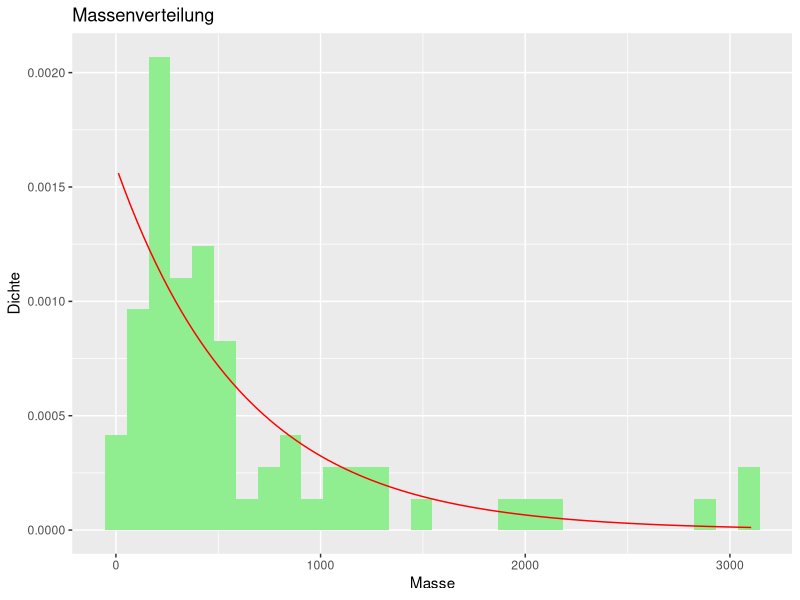
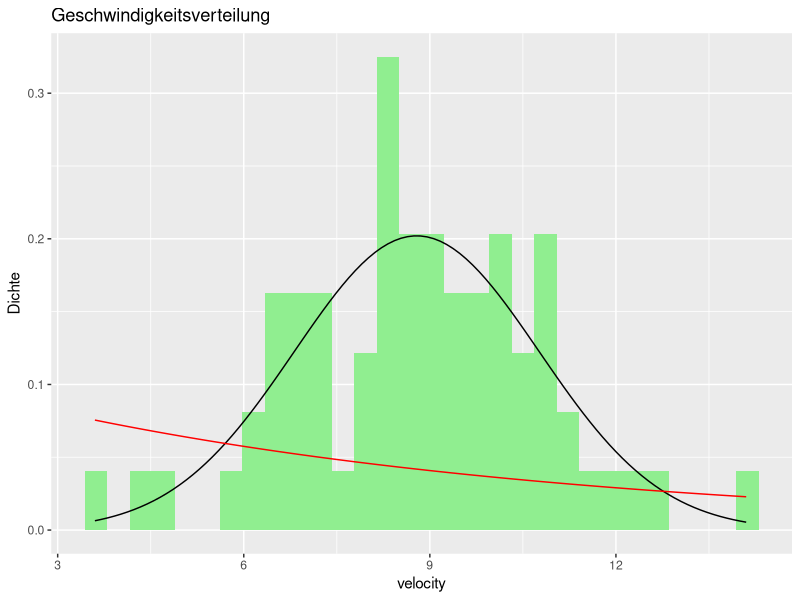
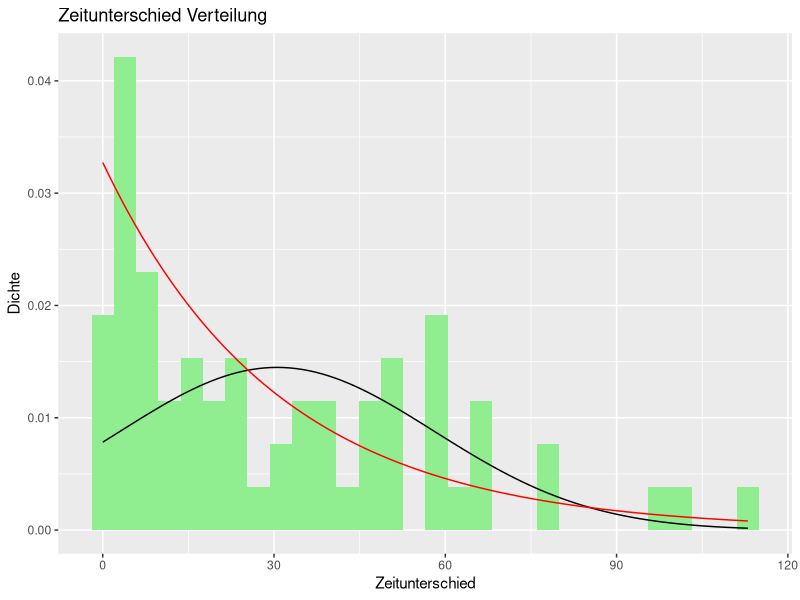
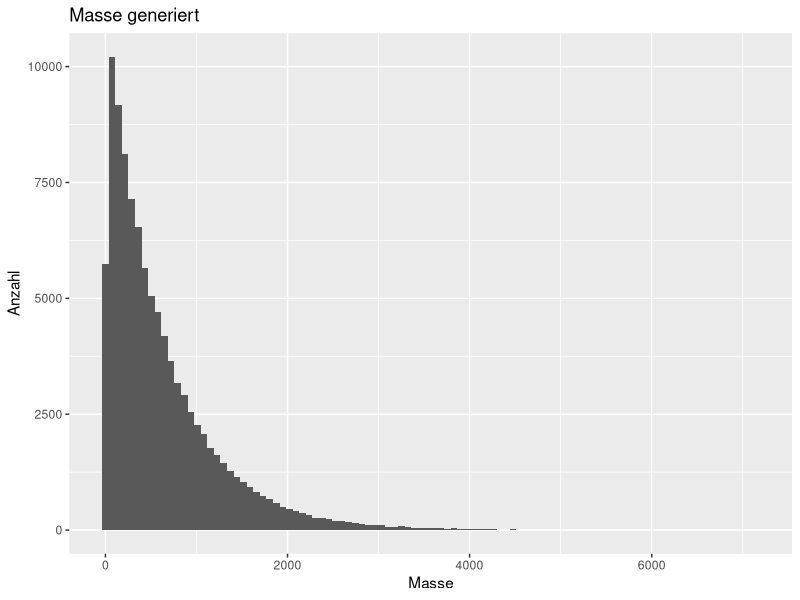
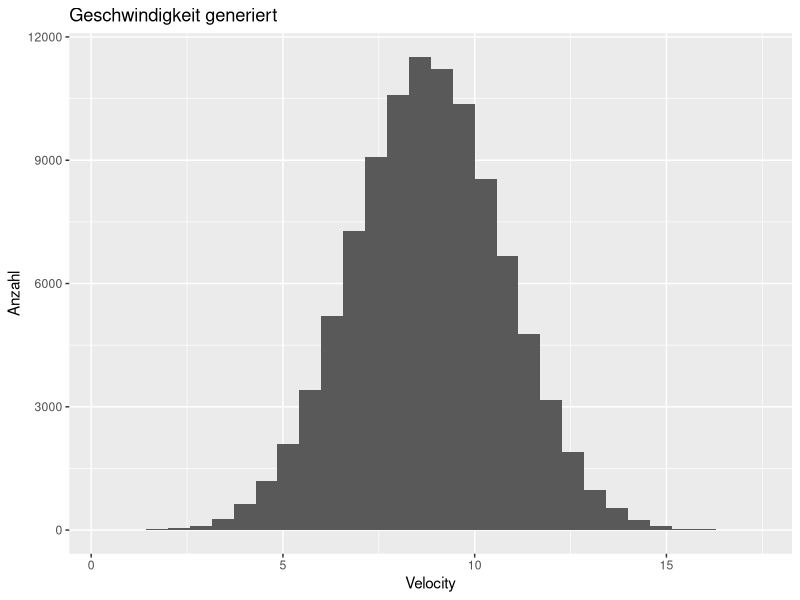
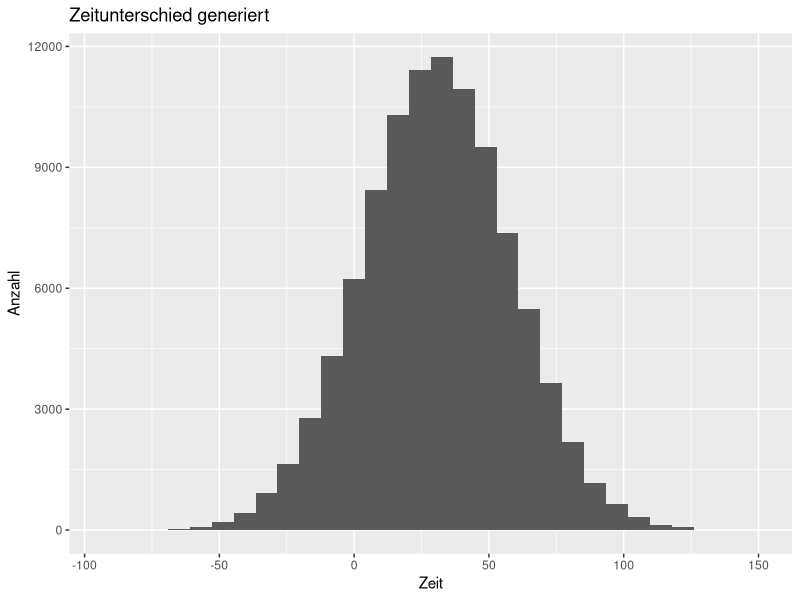

Reproduce these figures in R, in order.
library(tidyverse)
library(MASS)

# Read Data
zone1_raw <- read.csv("out_1.csv")

# Data Wrangling
zone1 <- zone1_raw %>% 
  filter(Datum != "") %>% 
  mutate(
    datetime = ymd_hm(paste(Datum, Uhrzeit, sep = " ")), 
    masse = Masse..kg., 
    velocity = Geschwindigkeit..m.s.) %>% 
  arrange(datetime) %>% 
  dplyr::select(datetime, masse, velocity)

# Data Wrangling for Time Difference
time_diff <- data.frame(
  stunden = as.numeric(diff(zone1$datetime)) / 60 / 60
)

# Calc Distribution
fit_exp_masse <- fitdistr(zone1$masse, "exponential")

fit_norm_velocity <- fitdistr(zone1$velocity, "normal")
fit_exp_velocity <- fitdistr(zone1$velocity, "exponential")

fit_norm_time_diff <- fitdistr(time_diff$stunden, "normal")
fit_exp_time_diff <- fitdistr(time_diff$stunden, "exponential")

# Plot Mass with Exponential Distribution
ggplot(data = zone1, aes(x = masse)) +
  geom_histogram(aes(y = ..density..), fill = "lightgreen") +
  stat_function(fun = dexp, args = list(rate = fit_exp_masse$estimate[1]), color = "red") +
  ylab("Dichte") +
  xlab("Masse") +
  ggtitle("Massenverteilung")

ggplot(data = zone1, aes(x = velocity)) +
  geom_histogram(aes(y = ..density..), fill = "lightgreen") +
  stat_function(fun = dnorm, args = list(mean = fit_norm_velocity$estimate[1], sd = fit_norm_velocity$estimate[2]), color = "black") +
  stat_function(fun = dexp, args = list(rate = fit_exp_velocity$estimate[1]), color = "red") +
  ylab("Dichte") +
  xlab("velocity") +
  ggtitle("Geschwindigkeitsverteilung")

ggplot(data = time_diff, aes(x = stunden)) +
  geom_histogram(aes(y = ..density..), fill = "lightgreen") +
  stat_function(fun = dnorm, args = list(mean = fit_norm_time_diff$estimate[1], sd = fit_norm_time_diff$estimate[2]), color = "black") +
  stat_function(fun = dexp, args = list(rate = fit_exp_time_diff$estimate[1]), color = "red") +

  ylab("Dichte") +
  xlab("Zeitunterschied") +
  ggtitle("Zeitunterschied Verteilung")

# Generate Data from Exponential Distribution
amount <- 100000
zone1_generated <- data.frame(
  masse = rexp(amount, rate = fit_exp_masse$estimate[1]) %>% round,
  velocity = rnorm(amount, mean = fit_norm_velocity$estimate[1], sd = fit_norm_velocity$estimate[2]),
  time_diff_stunden = rnorm(amount,mean = fit_norm_time_diff$estimate[1], sd = fit_norm_time_diff$estimate[2])
)

# Plot generated Data
ggplot(data = zone1_generated, aes(x = masse)) +
  geom_histogram(bins = 100) +
  ylab("Anzahl") +
  xlab("Masse") +
  ggtitle("Masse generiert")

ggplot(data = zone1_generated, aes(x = velocity)) +
  geom_histogram() +
  ylab("Anzahl") +
  xlab("Velocity") +
  ggtitle("Geschwindigkeit generiert")

# Plot generated Data
ggplot(data = zone1_generated, aes(x = time_diff_stunden)) +
  geom_histogram() +
  ylab("Anzahl") +
  xlab("Zeit") +
  ggtitle("Zeitunterschied generiert")
